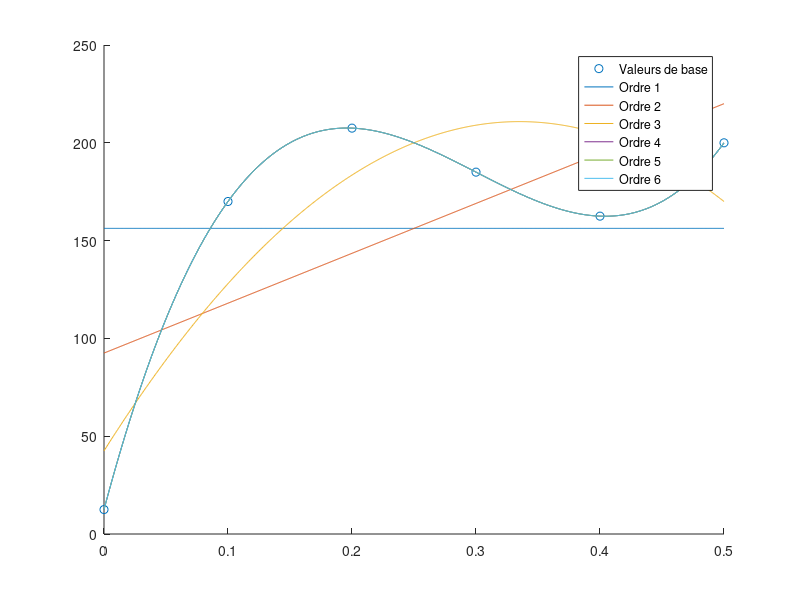

The MATLAB script that drew this image:
%% Init
clc
clear
close all



%% Numero 1
m=4;
h = 0.6;
k = 20000;
g=9.8;

Vg = m*g*h;

v = sqrt(Vg/(0.5*m));

compression = sqrt(Vg/(0.5*k));


%% Numero 2

e = 0.95;
v1 = 5*sin(deg2rad(30));
v2 = 0;

v1_prime = (v2 + v1 - e*(v1-v2))/2;
v2_prime = v1 + v2 - v1_prime;

%% Numero 3

x = [0.0 0.1 0.2 0.3 0.4 0.5]';
F = [12.5 170 207.5 185 162.5 200]';
x_linear = linspace(0,0.5,1000);
m = 1687.5;
Order = 1:1:numel(x);


figure
hold on
scatter(x,F,'DisplayName','Valeurs de base')
for i=Order
   g_x = 0;
   for n=1:i
       P(:,i) = x.^(n-1);
   end
   
   a = inv(P'*P)*P'*F;
   
 
   values = 0;
   for q=1:i
      g_x = g_x + a(q).*x_linear.^(q-1);
      values = values + a(q).*x.^(q-1);
   end
    
   RMS(i) = sqrt(1/numel(g_x) * sum( (values-F).^2) );
   F_barre = numel(F)^-1*sum(F);
   R(i) = ( sum( (values-F_barre).^2 ))/(sum( (F-F_barre).^2) );
   plot(x_linear,g_x,'DisplayName',sprintf("Ordre %d",i))
end
legend
Work = sum(g_x.*((0.5)/1000))*1000;

v = sqrt(Work/(0.5*m));








